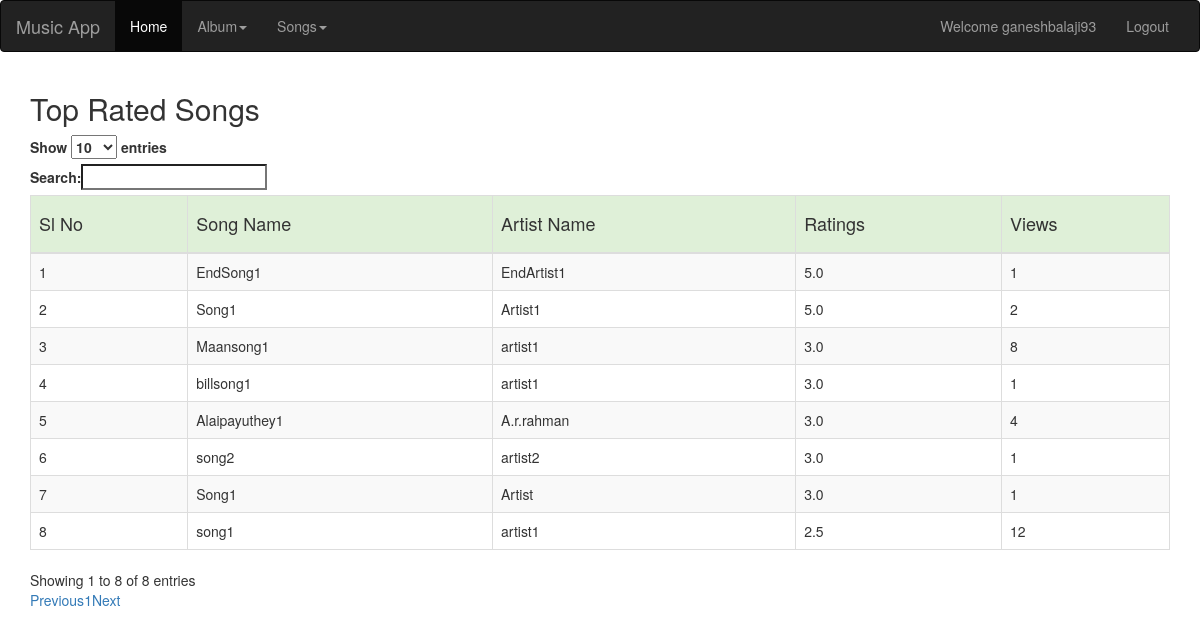
/mysongs/topratedsong (signed in), run on the app's committed database.
### mysongs/models.py (models this page shows, shortened)
class Songstable(models.Model):
    song_id = models.AutoField(primary_key=True)
    album_id = models.ForeignKey(Albumtable, on_delete=models.CASCADE)
    song_name = models.CharField(max_length=60)
    artist_name = models.CharField(max_length=60)
    view_count = models.IntegerField(default=0)

### mysongs/views.py (the view)
# urls.py: path('topratedsong', views.topratedsong, name='Topratedsong'),
@login_required
def topratedsong(request):
    topratingavg = Ratingtable.objects.values('song_id', 'song_id__song_name', 'song_id__artist_name','song_id__view_count').\
        annotate(average_rating=Avg('user_rating')).order_by('-average_rating')
    return render(request, 'mysongs/Topratedsong.html', {'value1': topratingavg})

### mysongs/templates/mysongs/Topratedsong.html (shortened to what this page needs)
{% extends "myapp/base.html" %}
{% block content %}
    <div class="container">
    <h2>Top Rated Songs</h2>
    <div class="table-responsive">
    <table class="table table-striped table-hover table-bordered datatable">
        <thead>
        <tr class="bg-success">
            <th><h4>Sl No </h4></th>
            <th><h4>Song Name</h4></th>
            <th><h4>Artist Name</h4></th>
            <th><h4>Ratings</h4></th>
            <th><h4>Views</h4></th>
        </tr>
        </thead>
        <tbody>
        {% for toprating in value1 %}
        <tr>
                <td><span>{{ forloop.counter }}</span></td>
                <td><span>{{ toprating.song_id__song_name }}</span></td>
                <td><span>{{ toprating.song_id__artist_name }}</span></td>
                <td><span>{{ toprating.average_rating }}</span></td>
                <td><span>{{ toprating.song_id__view_count }}</span></td>
        </tr>
        {% endfor %}
        </tbody>
</table>
    </div>
    </div>
{% endblock %}

### myapp/Templates/myapp/navigation.html (shortened to what this page needs)
<nav class="navbar navbar-inverse">
  <div class="container-fluid">
    <div class="navbar-header">
      <a class="navbar-brand" href="/myapp/home">Music App</a>
    </div>
    <div class="collapse navbar-collapse" id="myNavbar">
      <ul class="nav navbar-nav">
          {% if user.username %}
            <li class="active"><a href="/myapp/home">Home</a></li>
            <li class="dropdown">
            <a class="dropdown-toggle" data-toggle="dropdown" href="#">Album<span class="caret"></span></a>
            </li>
            <li class="dropdown">
            <a class="dropdown-toggle" data-toggle="dropdown" href="#">Songs<span class="caret"></span></a>
            </li>
          {% else %}
          <li class=""><a href="/myapp/home">Home</a></li>
          {% endif %}
      </ul>
      <ul class="nav navbar-nav navbar-right">
        {% if user.username %}
            <li><a>Welcome {{user.username}}</a></li>
            <li><a href="/myapp/logout">Logout</a></li>
        {% else %}
            <li><a href="/myapp/registration">Registration</a></li>
            <li><a href="/myapp/login"><span class="glyphicon glyphicon-log-in"></span> Login</a></li>
      </ul>
        {% endif %}
        </div>
    </div>
</nav>

### data on the page
Songstable: song_id__song_name "EndSong1", song_id__artist_name "EndArtist1", average_rating "5.0", song_id__view_count "1"
Songstable: song_id__song_name "Maansong1", song_id__artist_name "artist1", average_rating "3.0", song_id__view_count "8"
Songstable: song_id__song_name "billsong1", song_id__artist_name "artist1", average_rating "3.0", song_id__view_count "1"
Songstable: song_id__song_name "Alaipayuthey1", song_id__artist_name "A.r.rahman", average_rating "3.0", song_id__view_count "4"
Songstable: song_id__song_name "song2", song_id__artist_name "artist2", average_rating "3.0", song_id__view_count "1"
Songstable: song_id__song_name "Song1", song_id__artist_name "Artist", average_rating "3.0", song_id__view_count "1"

### other printed values
{{ user.username }} "ganeshbalaji93"
{{ toprating.song_id__song_name }} "Song1" "song1"
{{ toprating.song_id__artist_name }} "Artist1" "artist1"
{{ toprating.average_rating }} "5.0" "2.5"
{{ toprating.song_id__view_count }} "2" "12"
